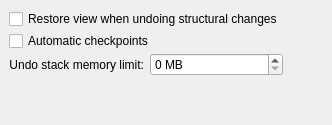
         <widget class="QWidget" name="Undo" >
          <layout class="QGridLayout" >
           <property name="margin" >
            <number>9</number>
           </property>
           <property name="spacing" >
            <number>6</number>
           </property>
           <item row="0" column="1" >
            <spacer>
             <property name="orientation" >
              <enum>Qt::Horizontal</enum>
             </property>
             <property name="sizeHint" >
              <size>
               <width>40</width>
               <height>20</height>
              </size>
             </property>
            </spacer>
           </item>
           <item row="0" column="0" >
            <layout class="QVBoxLayout" >
             <property name="margin" >
              <number>0</number>
             </property>
             <property name="spacing" >
              <number>4</number>
             </property>
             <item>
              <layout class="QVBoxLayout" >
               <property name="margin" >
                <number>0</number>
               </property>
               <property name="spacing" >
                <number>2</number>
               </property>
               <item>
                <widget class="QCheckBox" name="undo_restore_view_checkbox" >
                 <property name="toolTip" >
                  <string>Undo will switch to the view saved with each structural change.</string>
                 </property>
                 <property name="text" >
                  <string>Restore view when undoing structural changes</string>
                 </property>
                </widget>
               </item>
               <item>
                <widget class="QCheckBox" name="undo_automatic_checkpoints_checkbox" >
                 <property name="toolTip" >
                  <string>Specify Automatic or Manual Checkpoints at program startup.</string>
                 </property>
                 <property name="text" >
                  <string>Automatic checkpoints</string>
                 </property>
                </widget>
               </item>
               <item>
                <layout class="QHBoxLayout" >
                 <property name="margin" >
                  <number>0</number>
                 </property>
                 <property name="spacing" >
                  <number>6</number>
                 </property>
                 <item>
                  <widget class="QLabel" name="undo_stack_memory_limit_label" >
                   <property name="text" >
                    <string>Undo stack memory limit:</string>
                   </property>
                   <property name="alignment" >
                    <set>Qt::AlignRight|Qt::AlignTrailing|Qt::AlignVCenter</set>
                   </property>
                  </widget>
                 </item>
                 <item>
                  <widget class="QSpinBox" name="undo_stack_memory_limit_spinbox" >
                   <property name="suffix" >
                    <string> MB</string>
                   </property>
                   <property name="maximum" >
                    <number>99999</number>
                   </property>
                  </widget>
                 </item>
                </layout>
               </item>
              </layout>
             </item>
             <item>
              <spacer>
               <property name="orientation" >
                <enum>Qt::Vertical</enum>
               </property>
               <property name="sizeHint" >
                <size>
                 <width>20</width>
                 <height>40</height>
                </size>
               </property>
              </spacer>
             </item>
            </layout>
           </item>
          </layout>
         </widget>
